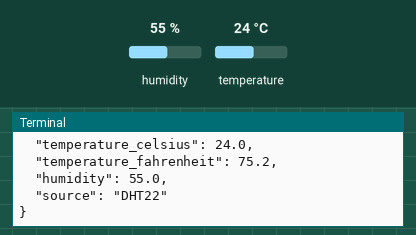
Simulated run of this program. Board: Raspberry Pi (BCM pin numbers). On the bench: the last lines printed to the terminal. The inputs (shaded band) are chosen by the test bench; at power-on: humidity 55 %, temperature 24 °C. The clock reads 2024-03-15 10:24:30 at power-on unless the program sets it.

Above: at 1.2 s.
1.3 s: humidity set to 22 %
At 3.44 s:
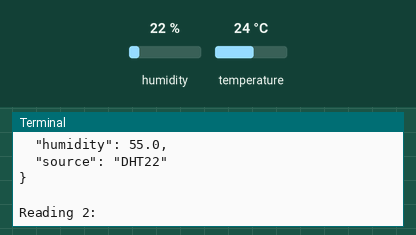
5.2 s: temperature set to 12 °C
At 7.3 s:
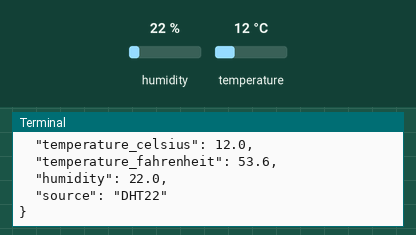

The program:

sensor_reader.py
```python
"""
DHT22 Temperature & Humidity Sensor Reader
Reads temperature and humidity from DHT22 sensor connected to Raspberry Pi GPIO
"""

import time
import board
import adafruit_dht
from datetime import datetime
import json

# Configuration
DHT_PIN = board.D4  # GPIO 4

def read_sensor():
    """Read temperature and humidity from DHT22 sensor"""

    # Initialize sensor
    dht_device = adafruit_dht.DHT22(DHT_PIN, use_pulseio=False)

    try:
        # Read sensor data
        temperature_c = dht_device.temperature
        humidity = dht_device.humidity

        if temperature_c is not None and humidity is not None:
            temperature_f = round(temperature_c * 9/5 + 32, 2)

            reading = {
                "timestamp": datetime.now().isoformat(),
                "sensor_id": "raspberry_pi_dht22",
                "location": "bird_cage_window_area",
                "temperature_celsius": round(temperature_c, 2),
                "temperature_fahrenheit": temperature_f,
                "humidity": round(humidity, 2),
                "source": "DHT22"
            }

            return reading
        else:
            print("Failed to read sensor data")
            return None

    except RuntimeError as e:
        print(f"Error reading sensor: {e}")
        print("Retrying in 2 seconds...")
        time.sleep(2)
        return None
    except Exception as e:
        print(f"Unexpected error: {e}")
        return None
    finally:
        dht_device.exit()

if __name__ == "__main__":
    # Test with multiple readings
    print("=" * 60)
    print("DHT22 Sensor Reader - Bird Cage Location")
    print("=" * 60)

    for i in range(5):
        print(f"\nReading {i+1}:")
        data = read_sensor()
        if data:
            print(json.dumps(data, indent=2))
        time.sleep(3)  # Wait 3 seconds between readings

    print("\n" + "=" * 60)
    print("Sensor test complete!")
```

Measured:
- after the input at 5.2 s, the terminal: prints a new line after 1.6 s (image 2)
